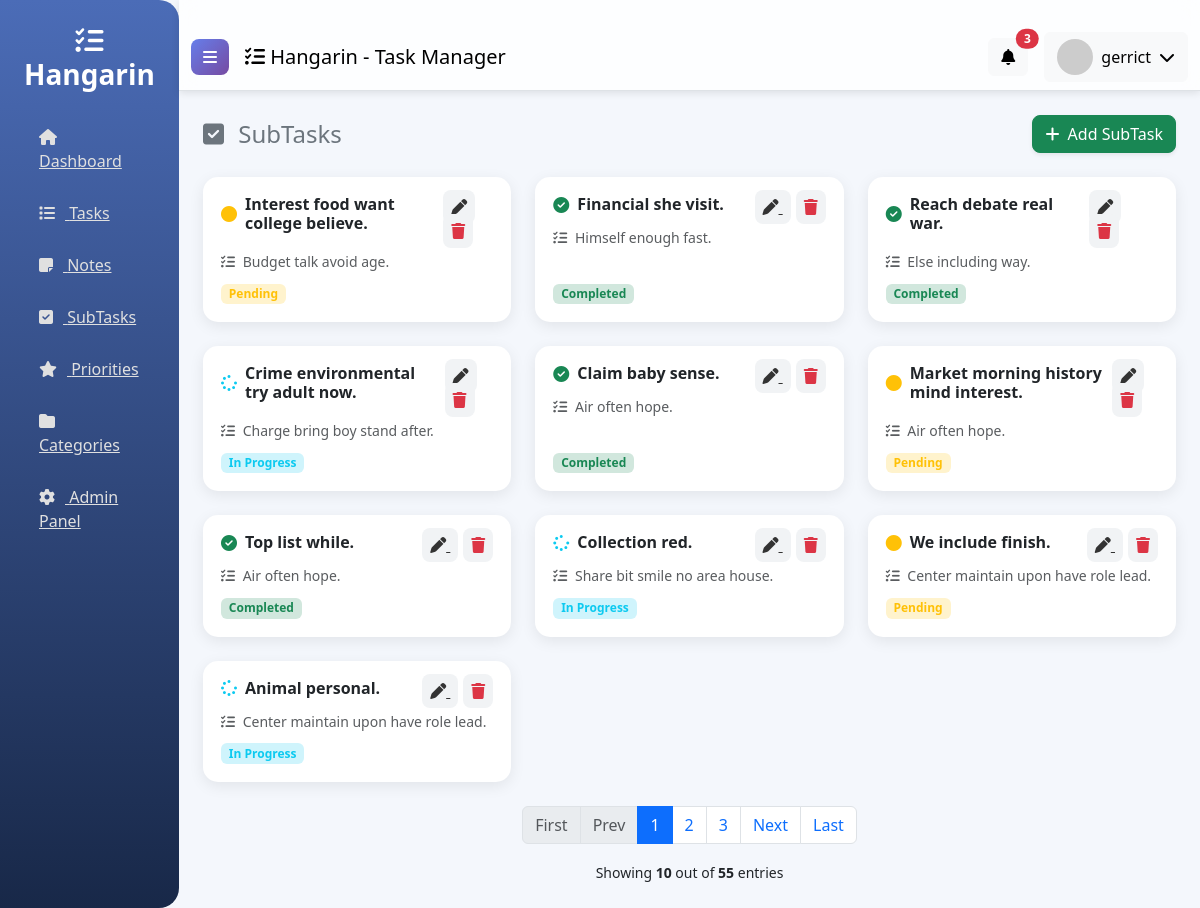
Screenshot of /subtask_list/ (signed in) with the database file from the repository.
### tasks/models.py (models this page shows, shortened)
class BaseModel(models.Model):
    created_at = models.DateTimeField(auto_now_add=True)
    updated_at = models.DateTimeField(auto_now=True)
    class Meta:
        abstract = True

class SubTask(BaseModel):
    parent_task = models.ForeignKey(
        Task,
        on_delete=models.CASCADE,
        related_name="subtasks",
    )
    title = models.CharField(max_length=255)
    status = models.CharField(
        max_length=50,
        choices=STATUS_CHOICES,
        default="Pending",
    )
    class Meta:
        verbose_name = "SubTask"
        verbose_name_plural = "SubTasks"

class Task(BaseModel):
    title = models.CharField(max_length=255)
    description = models.CharField(max_length=500)
    deadline = models.DateTimeField()
    status = models.CharField(
        max_length=50,
        choices=STATUS_CHOICES,
        default="Pending",
    )
    category = models.ForeignKey(
        Category,
        on_delete=models.SET_NULL,
        null=True,
        blank=True,
        related_name="tasks",
    )
    priority = models.ForeignKey(
        Priority,
        on_delete=models.SET_NULL,
        null=True,
        blank=True,
        related_name="tasks",
    )
    class Meta:
        verbose_name = "Task"
        verbose_name_plural = "Tasks"

### tasks/views.py (the view)
# urls.py: path('subtask_list/', views.SubTaskList.as_view(), name='subtask-list'),
class SubTaskList(LoginRequiredMixin, ListView):
    model = SubTask
    context_object_name = 'subtasks'
    template_name = 'subtask_list.html'
    paginate_by = 10
    login_url = '/accounts/login/'

### templates/subtask_list.html (shortened to what this page needs)
{% extends 'base.html' %}
{% load static %}
{% block content %}
<div class="row mb-4">
    <div class="col-12 d-flex justify-content-between align-items-center">
        <h4 class="text-secondary mb-0">
            <i class="fas fa-check-square me-2"></i> SubTasks
        </h4>
        <a href="{% url 'subtask-add' %}" class="btn btn-success rounded-3 shadow-sm">
            <i class="fas fa-plus me-1"></i> Add SubTask
        </a>
    </div>
</div>
<div class="row g-4">
    {% for subtask in object_list %}
    <div class="col-md-6 col-lg-4">
        <div class="subtask-card h-100">
            <div class="d-flex justify-content-between align-items-start mb-2">
                <div class="d-flex align-items-center">
                    {% if subtask.status == 'Completed' %}
                        <i class="fas fa-check-circle text-success me-2"></i>
                    {% elif subtask.status == 'In Progress' %}
                        <i class="fas fa-spinner text-info me-2"></i>
                    {% else %}
                        <i class="fas fa-circle text-warning me-2"></i>
                    {% endif %}
                    <h6 class="fw-bold mb-0">{{ subtask.title }}</h6>
                </div>
                <div>
                    <a href="{% url 'subtask-update' subtask.id %}" class="icon-btn">
                        <i class="fas fa-pen"></i>
                    </a>
                    <a href="{% url 'subtask-delete' subtask.id %}" class="icon-btn text-danger">
                        <i class="fas fa-trash"></i>
                    </a>
                </div>
            </div>
            <p class="small text-muted mb-2">
                <i class="fas fa-tasks me-1"></i>
                {{ subtask.parent_task.title }}
            </p>
            <div class="mt-auto">
                {% if subtask.status == 'Completed' %}
                    <span class="badge bg-success-subtle text-success">Completed</span>
                {% elif subtask.status == 'In Progress' %}
                    <span class="badge bg-info-subtle text-info">In Progress</span>
                {% else %}
                    <span class="badge bg-warning-subtle text-warning">Pending</span>
                {% endif %}
            </div>
        </div>
    </div>
    {% empty %}
    <div class="col-12 text-center py-5">
        <i class="fas fa-check-square fa-2x text-muted mb-2"></i>
        <p class="text-muted mb-0">No subtasks found</p>
        <small class="text-muted">Start by adding a subtask</small>
    </div>
    {% endfor %}
</div>
<div class="mt-4">
    {% include 'includes/pagination.html' %}
</div>
{% endblock %}

### templates/base.html (shortened to what this page needs)
{% load static %}
<!DOCTYPE html>
<html lang="en">
<head>
    <link href="https://cdn.jsdelivr.net/npm/bootstrap@5.3.0/dist/css/bootstrap.min.css" rel="stylesheet">
    <link rel="stylesheet" href="https://cdnjs.cloudflare.com/ajax/libs/font-awesome/6.4.0/css/all.min.css">
</head>
<body>
    <div class="d-flex">
        <nav id="sidebar">
            <div class="p-4">
                <h3 class="mb-4 text-center">
                    <i class="fas fa-tasks"></i> Hangarin
                </h3>
                <ul class="list-unstyled">
                    <li class="mb-2">
                        <a href="{% url 'home' %}" class="d-block hover-bg">
                            <i class="fas fa-home"></i> Dashboard
                        </a>
                    </li>
                    <li class="mb-2">
                        <a href="{% url 'task-list' %}" class="d-block hover-bg">
                            <i class="fas fa-list"></i> Tasks
                        </a>
                    </li>
                    <li class="mb-2">
                        <a href="{% url 'note-list' %}" class="d-block hover-bg">
                            <i class="fas fa-sticky-note"></i> Notes
                        </a>
                    </li>
                    <li class="mb-2">
                        <a href="{% url 'subtask-list' %}" class="d-block hover-bg">
                            <i class="fas fa-check-square"></i> SubTasks
                        </a>
                    </li>
                    <li class="mb-2">
                        <a href="{% url 'priority-list' %}" class="d-block hover-bg">
                            <i class="fas fa-star"></i> Priorities
                        </a>
                    </li>
                    <li class="mb-2">
                        <a href="{% url 'category-list' %}" class="d-block hover-bg">
                            <i class="fas fa-folder"></i> Categories
                        </a>
                    </li>
                    <li class="mb-2">
                        <a href="/admin/" class="d-block hover-bg">
                            <i class="fas fa-cog"></i> Admin Panel
                        </a>
                    </li>
                </ul>
            </div>
        </nav>
        <div class="flex-fill">
            <nav class="navbar navbar-expand-lg navbar-light border-bottom">
                <div class="container-fluid">
                    <button class="btn btn-primary me-3" id="sidebarToggle">
                        <i class="fas fa-bars"></i>
                    </button>
                    <span class="navbar-brand mb-0 h1">
                        <i class="fas fa-tasks"></i> Hangarin - Task Manager
                    </span>
                    <div class="ms-auto d-flex align-items-center">
                        <div class="dropdown me-3">
                            <button class="btn btn-light position-relative" type="button" id="notificationDropdown" data-bs-toggle="dropdown">
                                <i class="fas fa-bell"></i>
                                <span class="position-absolute top-0 start-100 translate-middle badge rounded-pill bg-danger">
                                    3
                                </span>
                            </button>
                        </div>
                        <div class="dropdown">
                            <button class="btn btn-light d-flex align-items-center" type="button" id="userDropdown" data-bs-toggle="dropdown">
                                <img src="https://ui-avatars.com/api/?name={{ user.username|default:'User' }}&background=007bff&color=fff&size=36"
                                    alt="user" class="rounded-circle me-2" width="36" height="36">
                                <span class="d-none d-md-inline">
                                    {% if user.is_authenticated %}
                                        {{ user.username }}
                                    {% else %}
                                        Guest
                                    {% endif %}
                                </span>
                                <i class="fas fa-chevron-down ms-2"></i>
                            </button>
                        </div>
                    </div>
                </div>
            </nav>
            <div class="container-fluid p-4">
                {% block content %}{% endblock %}
            </div>
        </div>
    </div>
</body>
</html>

### templates/base.html (style rules this page uses)
body { font-family: 'Segoe UI', Tahoma, Geneva, Verdana, sans-serif; background: #f4f7fc; }
#sidebar { background: linear-gradient(180deg, #4b6cb7, #182848); min-height: 100vh; width: 250px; transition: all 0.3s; border-radius: 0 20px 20px 0; }
#sidebar h3 { font-weight: 700; color: #fff; }
#sidebar ul li a { color: #e0e0e0; padding: 10px 15px; border-radius: 10px; display: flex; align-items: center; transition: all 0.3s; }
#sidebar ul li a i { margin-right: 10px; }
.navbar { backdrop-filter: blur(12px); background: rgba(255, 255, 255, 0.8); box-shadow: 0 2px 8px rgba(0,0,0,0.1); }
.navbar .btn-primary { background: linear-gradient(135deg, #667eea, #764ba2); border: none; border-radius: 8px; transition: all 0.3s; }
.container-fluid { padding-top: 1.5rem; }

### templates/subtask_list.html (style rules this page uses)
.subtask-card { background: #ffffff; border-radius: 15px; padding: 18px; box-shadow: 0 4px 15px rgba(0,0,0,0.08); transition: all 0.25s ease; display: flex; flex-direction: column; }
.icon-btn { padding: 6px 8px; border-radius: 8px; background: #f1f3f5; color: #333; margin-left: 5px; transition: 0.2s; }
.badge.bg-success-subtle { background-color: #e6f4ea; }
.badge.bg-warning-subtle { background-color: #fff4e5; }
.badge.bg-info-subtle { background-color: #e7f1ff; }

### rows the page displays
SubTask: status "Pending" (drawn), title "Interest food want college believe.", parent_task "Budget talk avoid age."
SubTask: status "Completed" (drawn), title "Financial she visit.", parent_task "Himself enough fast."
SubTask: status "Completed" (drawn), title "Reach debate real war.", parent_task "Else including way."
SubTask: status "In Progress" (drawn), title "Crime environmental try adult now.", parent_task "Charge bring boy stand after."
SubTask: status "Completed" (drawn), title "Claim baby sense.", parent_task "Air often hope."
SubTask: status "Pending" (drawn), title "Market morning history mind interest.", parent_task "Air often hope."
SubTask: status "Completed" (drawn), title "Top list while.", parent_task "Air often hope."
SubTask: status "In Progress" (drawn), title "Collection red.", parent_task "Share bit smile no area house."
SubTask: status "Pending" (drawn), title "We include finish.", parent_task "Center maintain upon have role lead."
SubTask: status "In Progress" (drawn), title "Animal personal.", parent_task "Center maintain upon have role lead."

### other values shown
{{ user.username }} "gerrict"
{{ page_num }} "1"
{{ page_num }} "2" "3"
{{ object_list|length }} "10"
{{ paginator.count }} "55"
